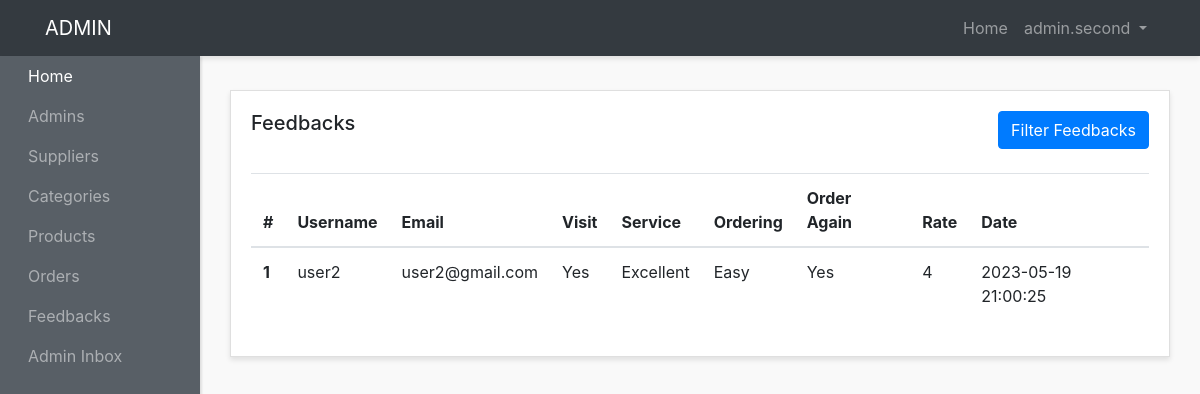
The page /admin-panel/feedbacks-admins/show-feedbacks.php (signed in) on the database its author committed.
### tables this page shows
CREATE TABLE `feedbacks` (
  `id` int(11) NOT NULL,
  `username` varchar(20) NOT NULL,
  `email` varchar(200) NOT NULL,
  `visit` enum('Yes','No') NOT NULL,
  `service` enum('Bad','Not so bad','Average','Good','Very Good','Excellent') NOT NULL,
  `ordering` enum('Easy','Difficult') NOT NULL,
  `order_again` enum('Yes','No') NOT NULL,
  `rate` enum('1','2','3','4','5') NOT NULL,
  `created_at` timestamp NOT NULL DEFAULT current_timestamp()
);

### admin-panel/feedbacks-admins/show-feedbacks.php (the view, shortened to what this page needs)
<?php require("../layouts/header.php")?>
<?php require("../../config/config.php")?>
<?php
$feedbacks=$conn-> query("SELECT* FROM feedbacks");
$feedbacks->execute();
$allFeedbacks=$feedbacks->fetchAll(PDO::FETCH_OBJ);
?>
        <div class="row">
        <div class="col">
          <div class="card">
            <div class="card-body">
              <h5 class="card-title mb-4 d-inline">Feedbacks</h5>
              <a  href="<?php echo ADMINURL;?>/feedbacks-admins/filter-feedbacks.php" class="btn btn-primary mb-4 text-center float-right">Filter Feedbacks</a>
              <table class="table">
                <thead>
                  <tr>
                    <th scope="col">#</th>
                    <th scope="col">Username</th>
                    <th scope="col">Email</th>
                    <th scope="col">Visit</th>
                    <th scope="col">Service</th>
                    <th scope="col">Ordering</th>
                    <th scope="col">Order Again</th>
                    <th scope="col">Rate</th>
                    <th scope="col">Date</th>
                  </tr>
                </thead>
                <tbody>
                  <?php
                  $counter=1;
                  foreach($allFeedbacks as $feedback):?>
                  <tr>
                    <th scope="row"><?php echo $counter++;?></th>
                    <td><?php echo $feedback->username;?></td>
                    <td><?php echo $feedback->email;?></td>
                    <td><?php echo $feedback->visit;?></td>
                    <td><?php echo $feedback->service;?></td>
                    <td><?php echo $feedback->ordering;?></td>
                    <td><?php echo $feedback->order_again;?></td>
                    <td><?php echo $feedback->rate;?></td>
                    <td><?php echo $feedback->created_at;?></td>
                </tr>
                <?php endforeach;?>
                </tbody>
              </table>
            </div>
          </div>
        </div>
      </div>
      <?php require("../layouts/footer.php")?>

### admin-panel/styles/style.css (style rules this page uses)
body { background:#f9f9f9; }
.card { margin-bottom: 15px; border-radius:0; box-shadow: 0 3px 5px rgba(0,0,0,.1); }

### rows shown on the page
feedbacks: username "user2", email "user2@gmail.com", visit "Yes", service "Excellent", ordering "Easy", order_again "Yes", rate "4", created_at "2023-05-19 21:00:25"

### other values the page prints
$_SESSION['adminname'] "admin.second"
